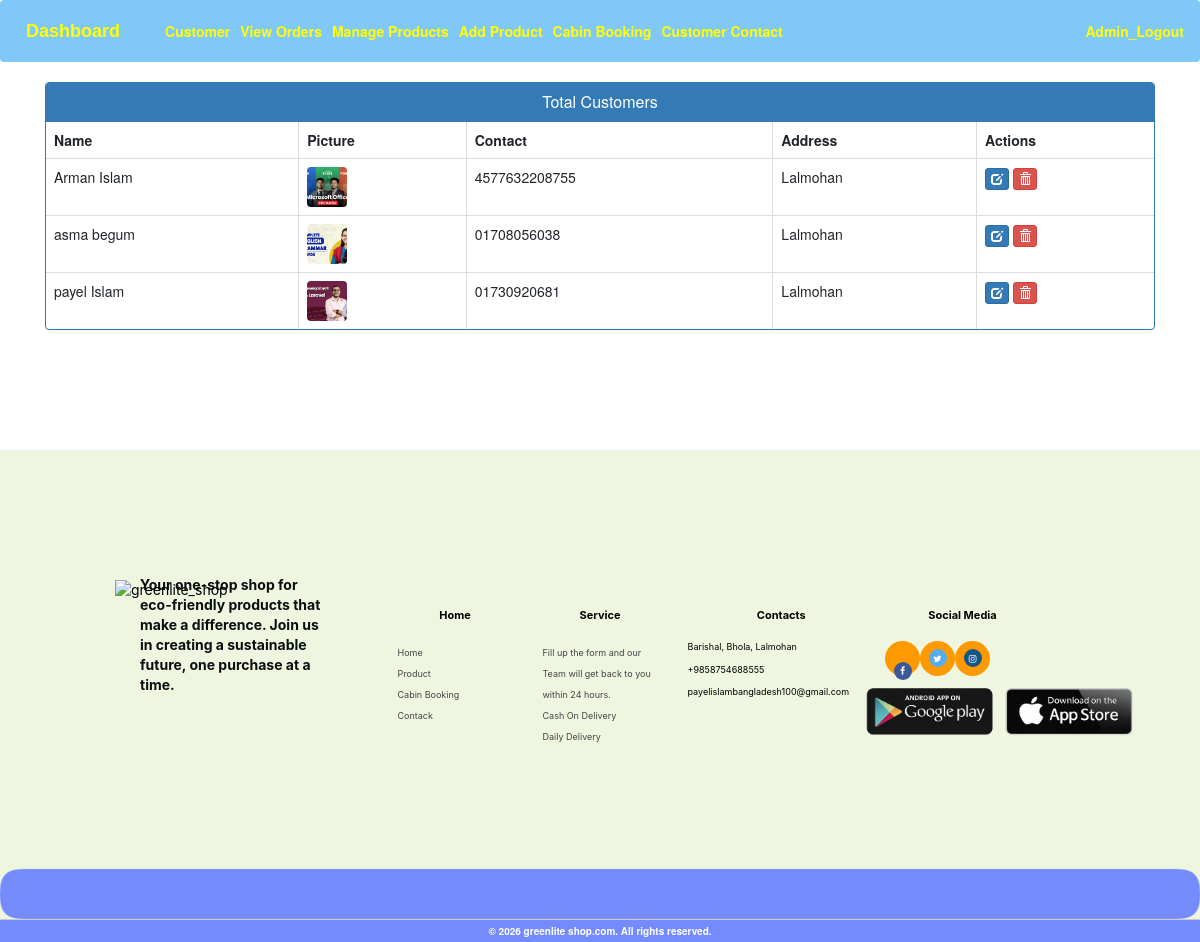
/view-customer (signed in), run on the app's committed database.
### ecom/models.py (models this page shows, shortened)
class Customer(models.Model):
    user=models.OneToOneField(User,on_delete=models.CASCADE)
    profile_pic= models.ImageField(upload_to='profile_pic/CustomerProfilePic/',null=True,blank=True)
    address = models.CharField(max_length=40)
    mobile = models.CharField(max_length=20,null=False)
    @property
    def get_name(self):
        return self.user.first_name+" "+self.user.last_name

### ecom/views.py (the view)
# urls.py: path('view-customer', views.view_customer_view,name='view-customer'),
@login_required(login_url='adminlogin')
def view_customer_view(request):
    customers=models.Customer.objects.all()
    return render(request,'ecom/view_customer.html',{'customers':customers})

### templates/ecom/view_customer.html (shortened to what this page needs)
{% extends 'ecom/admin_base.html' %}
{% load static %}
{% block content %}
<head>
  <link href="//netdna.bootstrapcdn.com/bootstrap/3.0.0/css/bootstrap.min.css" rel="stylesheet" id="bootstrap-css">
</head>
<div class="container">
  <div class="panel panel-primary">
    <div class="panel-heading">
      <h6 class="panel-title">Total Customers</h6>
    </div>
    <table class="table table-hover table-bordered" id="dev-table">
      <thead>
        <tr>
          <th>Name</th>
          <th>Picture</th>
          <th>Contact</th>
          <th>Address</th>
          <th>Actions</th>
        </tr>
      </thead>
      {% for c in customers %}
      <tr>
        <td>{{ c.get_name }}</td>
        <td>
          {% if c.profile_pic %}
            <img src="{{ c.profile_pic.url }}" alt="Profile picture of {{ c.get_name }}" height="40px" width="40px" class="profile-img" />
          {% else %}
            <div class="avatar-placeholder" title="No profile picture">
              <i class="glyphicon glyphicon-user"></i>
            </div>
          {% endif %}
        </td>
        <td>{{ c.mobile }}</td>
        <td>{{ c.address }}</td>
        <td>
          <a class="btn btn-primary btn-xs" href="{% url 'update-customer' c.id %}" title="Edit customer">
            <span class="glyphicon glyphicon-edit"></span>
          </a>
          <a class="btn btn-danger btn-xs" href="{% url 'delete-customer' c.id %}" title="Delete customer">
            <span class="glyphicon glyphicon-trash"></span>
          </a>
        </td>
      </tr>
      {% endfor %}
    </table>
  </div>
</div>
{% endblock content %}

### templates/ecom/view_customer.html (style rules this page uses)
a:link { text-decoration: none; }
h6 { text-align: center; }
img.profile-img { border-radius: 4px; object-fit: cover; }

### data on the page
Customer: get_name "Arman Islam", profile_pic (picture), mobile "4577632208755", address "Lalmohan"
Customer: get_name "asma begum", profile_pic (picture), mobile "01708056038", address "Lalmohan"
Customer: get_name "payel Islam", profile_pic (picture), mobile "01730920681", address "Lalmohan"
